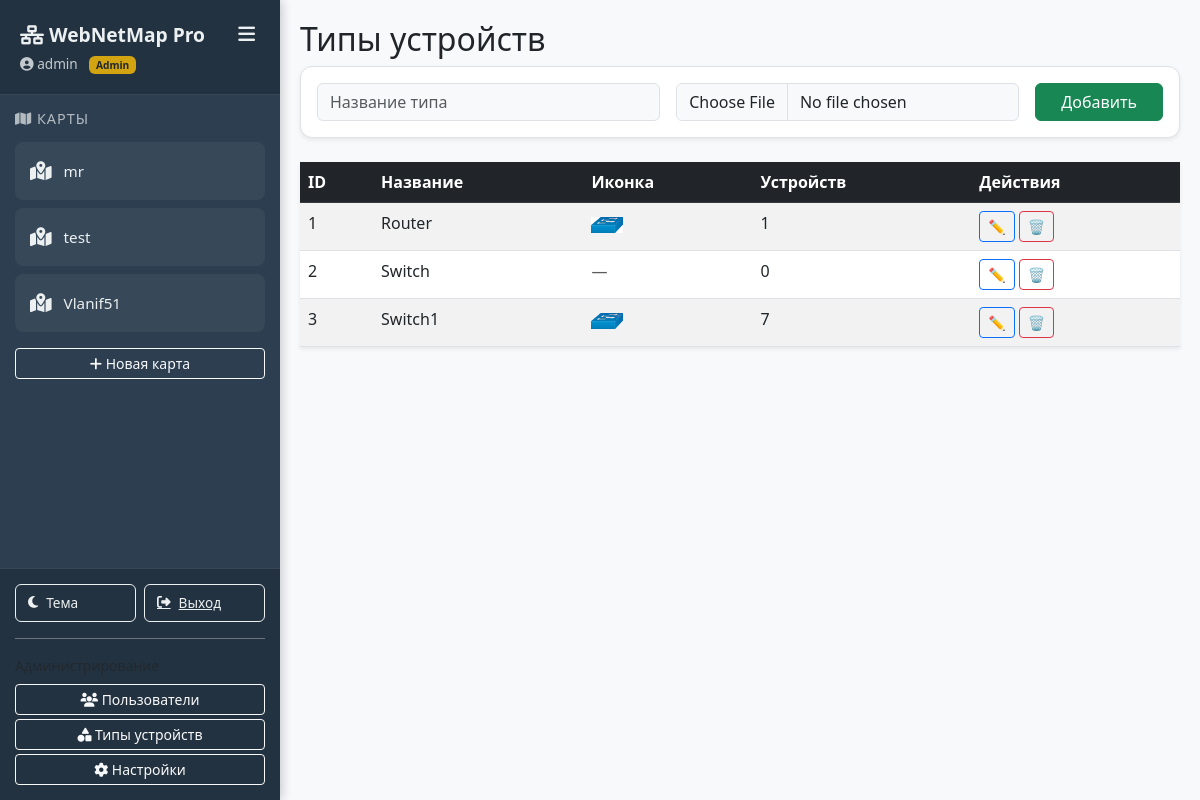
The page /admin/types (signed in) on the database its author committed.
### models.py (models this page shows, shortened)
class User(UserMixin, db.Model):
    id = db.Column(db.Integer, primary_key=True)
    username = db.Column(db.String(64), unique=True, index=True)
    password_hash = db.Column(db.String(128))
    is_admin = db.Column(db.Boolean, default=False)
    created_at = db.Column(db.DateTime, default=datetime.utcnow)
    maps = db.relationship('Map', backref='owner', lazy='dynamic')

class DeviceType(db.Model):
    id = db.Column(db.Integer, primary_key=True)
    name = db.Column(db.String(64))
    icon_filename = db.Column(db.String(256))
    devices = db.relationship('Device', backref='type', lazy='dynamic')

### blueprints/admin.py (the view)
@admin_bp.route('/types')
def types():
    types = DeviceType.query.all()
    return render_template('admin/types.html', types=types)

### blueprints/admin.py (called while the page is built)
@admin_bp.before_request
def check_admin():
    if not current_user.is_authenticated or not current_user.is_admin:
        flash('Доступ запрещен. Требуются права администратора.')
        return redirect(url_for('main.dashboard'))

### templates/admin/types.html (shortened to what this page needs)
{% extends "base.html" %}
{% block content %}
<h2>Типы устройств</h2>
<div class="card mb-4 shadow-sm">
    <div class="card-body">
        <form action="{{ url_for('admin.edit_type', id=edit_type.id) if edit_type else url_for('admin.create_type') }}"
              method="POST" enctype="multipart/form-data" class="row g-3">
            <div class="col-md-5">
                <input type="text" name="name" class="form-control"
                       placeholder="Название типа"
                       value="{{ edit_type.name if edit_type else '' }}" required>
            </div>
            <div class="col-md-5">
                <input type="file" name="icon" class="form-control" accept="image/*">
            </div>
            <div class="col-md-2">
                <button type="submit" class="btn btn-success w-100">
                    {{ 'Обновить' if edit_type else 'Добавить' }}
                </button>
            </div>
        </form>
    </div>
</div>
<table class="table table-striped shadow-sm">
    <thead class="table-dark">
        <tr>
            <th>ID</th>
            <th>Название</th>
            <th>Иконка</th>
            <th>Устройств</th>
            <th>Действия</th>
        </tr>
    </thead>
    <tbody>
        {% for type in types %}
        <tr class="{{ 'table-warning' if edit_type and edit_type.id == type.id else '' }}">
            <td>{{ type.id }}</td>
            <td>{{ type.name }}</td>
            <td>
                {% if type.icon_filename %}
                    <img src="{{ url_for('static', filename='uploads/icons/' + type.icon_filename) }}" width="32" alt="icon">
                {% else %}
                    <span class="text-muted">—</span>
                {% endif %}
            </td>
            <td>{{ type.devices.count() }}</td>
            <td>
                <a href="{{ url_for('admin.edit_type', id=type.id) }}" class="btn btn-sm btn-outline-primary">✏️</a>
                <a href="{{ url_for('admin.delete_type', id=type.id) }}"
                   class="btn btn-sm btn-outline-danger" onclick="return confirm('Удалить?')">🗑️</a>
            </td>
        </tr>
        {% endfor %}
    </tbody>
</table>
{% endblock %}

### templates/base.html (shortened to what this page needs)
<!DOCTYPE html>
<html lang="ru" data-theme="light">
<head>
    <link href="https://cdn.jsdelivr.net/npm/bootstrap@5.3.0/dist/css/bootstrap.min.css" rel="stylesheet">
    <link href="https://cdnjs.cloudflare.com/ajax/libs/font-awesome/6.4.0/css/all.min.css" rel="stylesheet">
    <link rel="stylesheet" href="{{ url_for('static', filename='css/style.css') }}">
</head>
<body>
<nav class="sidebar" id="sidebar">
    <div class="sidebar-header">
        <div class="d-flex align-items-center justify-content-between">
            <h4>
                <i class="fas fa-network-wired"></i>
                <span class="sidebar-title-text">WebNetMap Pro</span>
            </h4>
            <button class="sidebar-toggle" id="sidebarToggle" onclick="toggleSidebar()">
                <i class="fas fa-bars"></i>
            </button>
        </div>
        {% if current_user.is_authenticated %}
        <div class="sidebar-user">
            <i class="fas fa-user-circle"></i> <span>{{ current_user.username }}</span>
            {% if current_user.is_admin %}
            <span class="badge bg-warning text-dark ms-2">Admin</span>
            {% endif %}
        </div>
        {% endif %}
    </div>
    {% if current_user.is_authenticated %}
    <div class="sidebar-maps">
        <h5><i class="fas fa-map"></i> <span>Карты</span></h5>
        <ul class="map-list" id="sidebarMapList">
        </ul>
        <button class="btn btn-sm btn-outline-light w-100 mt-2" data-bs-toggle="modal" data-bs-target="#createMapModal">
            <i class="fas fa-plus"></i> <span>Новая карта</span>
        </button>
    </div>
    <div class="sidebar-footer">
        <div class="d-flex gap-2">
            <button class="theme-toggle w-50" onclick="toggleTheme()">
                <i class="fas fa-moon"></i> <span>Тема</span>
            </button>
            <a href="{{ url_for('auth.logout') }}" class="theme-toggle w-50">
                <i class="fas fa-sign-out-alt"></i> <span>Выход</span>
            </a>
        </div>
        {% if current_user.is_admin %}
        <div class="mt-3 pt-3 border-top border-secondary admin-menu">
            <small class="text-muted d-block mb-2"><span>Администрирование</span></small>
            <a href="{{ url_for('admin.users') }}" class="btn btn-sm btn-outline-light w-100 mb-1">
                <i class="fas fa-users"></i> <span>Пользователи</span>
            </a>
            <a href="{{ url_for('admin.types') }}" class="btn btn-sm btn-outline-light w-100 mb-1">
                <i class="fas fa-shapes"></i> <span>Типы устройств</span>
            </a>
            <a href="{{ url_for('admin.settings') }}" class="btn btn-sm btn-outline-light w-100">
                <i class="fas fa-cog"></i> <span>Настройки</span>
            </a>
        </div>
        {% endif %}
    </div>
    {% endif %}
</nav>
    <div class="main-content">
        {% block content %}{% endblock %}
    </div>
</body>
</html>

### static/css/style.css (style rules this page uses)
:root { --bg-primary: #f8f9fa; --bg-secondary: #ffffff; --bg-sidebar: #2c3e50; --text-primary: #212529; --text-secondary: #6c757d; --text-sidebar: #ecf0f1; --border-color: #dee2e6; --accent-color: #3498db; --accent-hover: #2980b9; --card-shadow: 0 2px 10px rgba(0,0,0,0.1); --cy-background: #ffffff; --cy-grid: #e0e0e0; }
body { background-color: var(--bg-primary); color: var(--text-primary); font-family: 'Segoe UI', Tahoma, Geneva, Verdana, sans-serif; transition: background-color 0.3s, color 0.3s; overflow-x: hidden; }
.sidebar { position: fixed; top: 0; left: 0; width: 280px; height: 100vh; background: var(--bg-sidebar); color: var(--text-sidebar); z-index: 1000; transition: width 0.3s ease; overflow-y: auto; box-shadow: 2px 0 10px rgba(0,0,0,0.2); }
.sidebar-header { padding: 20px; background: rgba(0,0,0,0.2); border-bottom: 1px solid rgba(255,255,255,0.1); }
.sidebar-header h4 { margin: 0; font-size: 1.2rem; font-weight: 600; }
.sidebar-user { font-size: 0.85rem; opacity: 0.8; margin-top: 5px; }
.sidebar-toggle { background: transparent; border: none; color: var(--text-sidebar); font-size: 1.2rem; cursor: pointer; padding: 0 5px; transition: transform 0.2s; }
.sidebar-maps { padding: 15px; }
.sidebar-maps h5 { font-size: 0.9rem; text-transform: uppercase; letter-spacing: 1px; opacity: 0.7; margin-bottom: 15px; }
.map-list { list-style: none; padding: 0; margin: 0; }
.sidebar-footer { position: absolute; bottom: 0; left: 0; width: 100%; padding: 15px; background: rgba(0,0,0,0.2); border-top: 1px solid rgba(255,255,255,0.1); box-sizing: border-box; }
.main-content { margin-left: 280px; padding: 20px; transition: margin-left 0.3s ease; min-height: 100vh; }
.form-control, .form-select { background: var(--bg-primary); color: var(--text-primary); border: 1px solid var(--border-color); }
.card { background: var(--bg-secondary); color: var(--text-primary); border: 1px solid var(--border-color); border-radius: 12px; box-shadow: var(--card-shadow); }
.theme-toggle { background: transparent; border: 1px solid var(--text-sidebar); color: var(--text-sidebar); padding: 8px 12px; border-radius: 6px; cursor: pointer; transition: all 0.2s; display: flex; align-items: center; gap: 8px; font-size: 0.85rem; }
.sidebar, .main-content { animation: fadeIn 0.3s ease; }

### rows shown on the page
User: username "admin"
DeviceType: id "1", name "Router", icon_filename (picture), devices.count "1"
DeviceType: id "2", name "Switch", devices.count "0"
DeviceType: id "3", name "Switch1", icon_filename (picture), devices.count "7"

### other values the page prints
{{ 'Обновить' if edit_type else 'Добавить' }} "Добавить"
